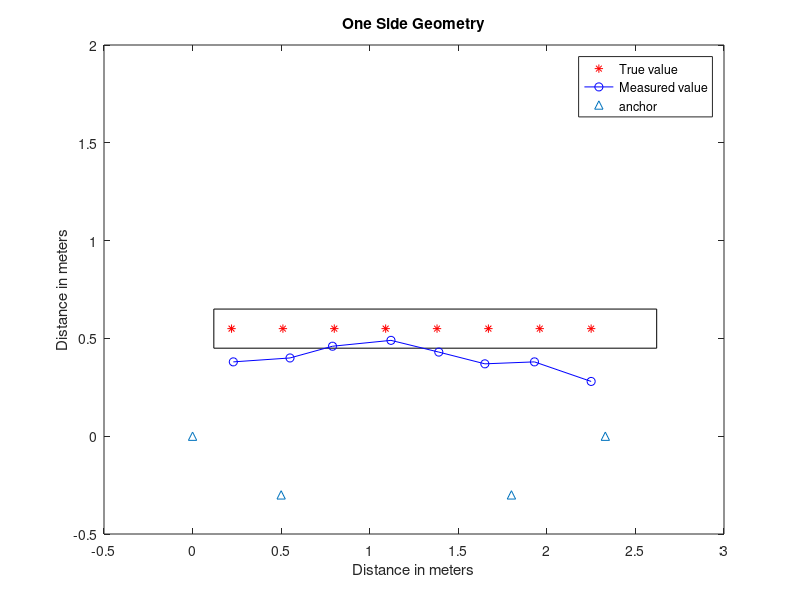

Write the MATLAB code that produced this figure.
%Ground truth
for v = 0.22:0.29:2.25
    a1=plot(v,0.55,'r*');
    hold on
end

%for v = 0.32:0.29:2.35
   % a2=plot(v,0.65,'+');
    %hold on
%end
%for v = 0.12:0.29:2.15
  %  a3=plot(v,0.45,'^');
   % hold on
%end
%Plot the buffer (+-10cm) for decawave
rectangle('Position',[0.12 0.45 2.5 0.20]);
%Anchor Positions  for square geometry
%x_anch=[0,0,2.33,2.33];
%y_anch=[0,1.11,1.11,0];
%anch=plot(x_anch,y_anch,'b^');


%Anchor Positions  for Triangle geometry
%x_anch=[0,1.143,2.33,1.143];
%y_anch=[0,0,0,1.168];
%anch=plot(x_anch,y_anch,'^');


%Anchor Positions on one side data(Slide 11)
%x_anch=[0,0.9,2.33,1.8];
%y_anch=[0,0,0,-0.3];
%anch=plot(x_anch,y_anch,'^');


%Anchor position for anchors on one side with two anchors further away Slide 13
x_anch=[0,0.5,2.33,1.8];
y_anch=[0,-0.3,0,-0.3];
anch=plot(x_anch,y_anch,'^');




%All values below are measured values from decawave

%x=[0.20,0.45,0.84,1.12,1.48,1.70,2.0,2.35];%Effect of anchor height(Slide 7) 2nd plot data
%y=[0.56,0.60,0.53,0.57,0.57,0.43,0.42,0.53];

%x=[0.22,0.53,0.82,1.08,1.39,1.72,2.07,2.50];%Square geometry data(Slide 9)
%y=[0.55,0.53,0.56,0.56,0.57,0.68,0.72,0.77];
%x_std=[0.025,0.024,0.022,0.022,0.025,0.013,0.022,0.038];
%y_std=[0.016,0.015,0.010,0.009,0.013,0.019,0.026,0.291];

%x1=[0.22,0.53,0.82,1.08,1.39,1.72,2.07,2.50];%Tringle geometry data(Slide 10)
%y1=[0.55,0.53,0.56,0.56,0.57,0.62,0.65,0.57];
%x1_std=[0.028,0.012,0.010,0.021,0.010,0.011,0.017,0.024];
%y1_std=[0.018,0.012,0.025,0.046,0.032,0.026,0.015,0.013];

%x3=[0.26,0.55,0.84,1.10,1.41,1.68,1.93,2.29];%All anchors on one side data(Slide 11)
%y3=[0.30,0.25,0.24,0.21,0.44,0.35,0.36,0.13];

%x3_std=[0.013,0.011,0.015,0.017,0.016,0.011,0.012,0.020];%Std. deviation for slide 11 exp
%y3_std=[0.059,0.049,0.073,0.062,0.041,0.036,0.040,0.046];

x4=[0.23,0.55,0.79,1.12,1.39,1.65,1.93,2.25];%All anchors on one side with two anchors further away Slide 13
y4=[0.38,0.40,0.46,0.49,0.43,0.37,0.38,0.28];

x4_std=[0.021,0.016,0.023,0.031,0.014,0.027,0.022,0.018];%Std. deviation for slide 13 exp
y4_std=[0.043,0.041,0.042,0.046,0.030,0.042,0.070,0.075];

%Plot the std. Deviation for all data points
for i = 1:1:8
    theta = 0 : 0.01 : 2*pi;
    xcenter=x4(i);
    ycenter=y4(i);
    xradius=x4_std(i);
    yradius=y4_std(i);
    x_s = xradius * cos(theta) + xcenter;
    y_s = yradius * sin(theta) + ycenter;
    
    %h = fill(x_s,y_s,'b');
% Choose a number between 0 (invisible) and 1 (opaque) for facealpha.  
    %set(h,'facealpha',.7)
   %a5=plot(x_s, y_s);
    hold on
end


a4=plot(x4,y4,'b-o');
xlim([-.5,3]);
ylim([-.5,2]);
%axis([0 3 0 1.1]);
legend([a1,a4,anch],'True value','Measured value','anchor');
title('One Side Geometry');
xlabel('Distance in meters');
ylabel('Distance in meters');





